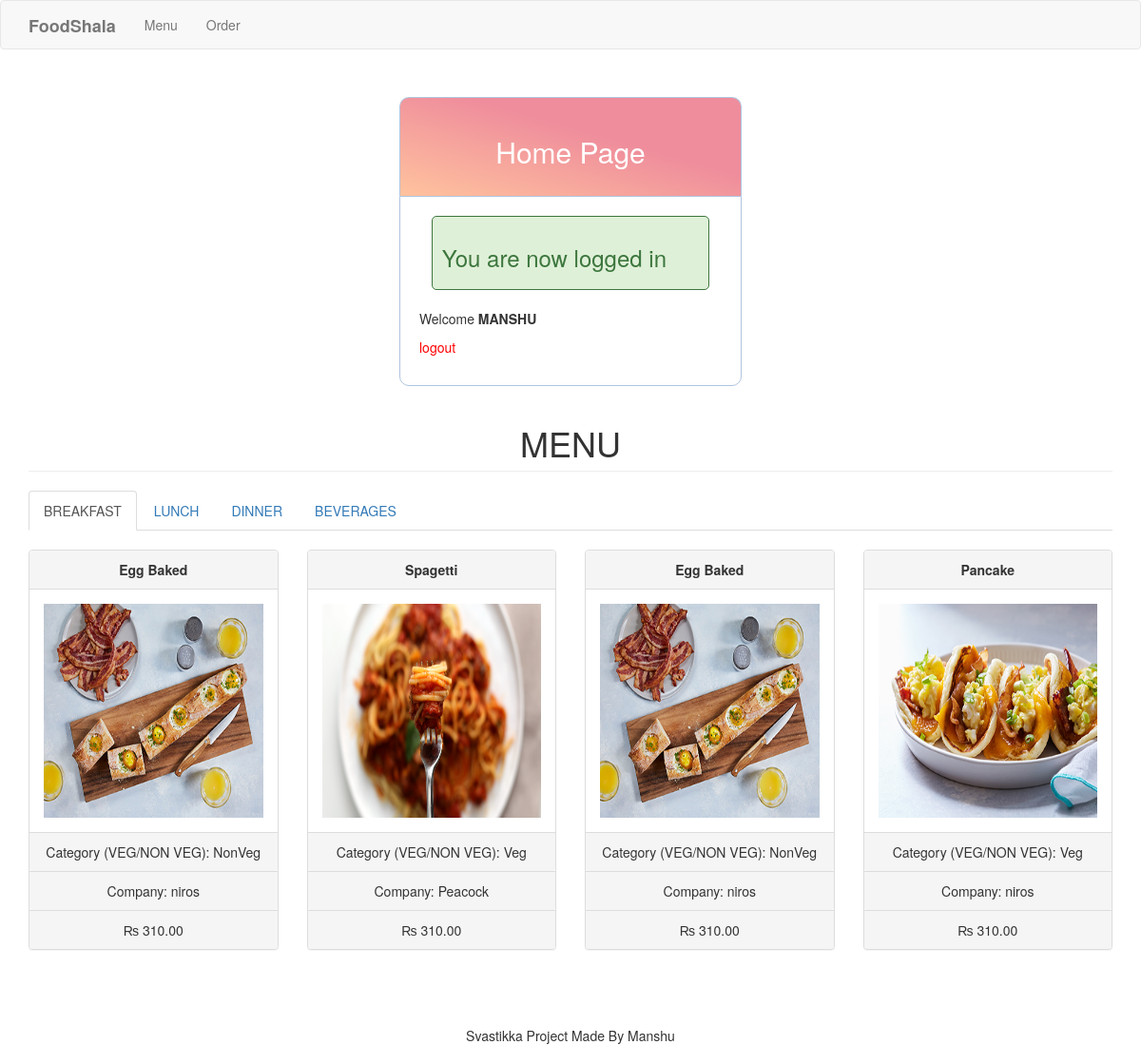
The page /user/index.php (signed in) on the database its author committed.
### tables this page shows
CREATE TABLE `category` (
  `categoryid` int(11) NOT NULL,
  `catname` varchar(30) NOT NULL
);

CREATE TABLE `product` (
  `productid` int(11) NOT NULL,
  `categoryid` int(1) NOT NULL,
  `productname` varchar(30) NOT NULL,
  `price` double NOT NULL,
  `photo` varchar(150) NOT NULL,
  `company` varchar(100) NOT NULL,
  `ptype` varchar(100) NOT NULL
);

### user/index.php (the view, shortened to what this page needs)
<!DOCTYPE html>
<?php include('../header.php'); ?>
<body>
<?php include('navbar.php'); ?>
<div class="container">
	<h1 class="page-header text-center">MENU</h1>
	<ul class="nav nav-tabs">
		<?php
			$sql="select * from category order by categoryid asc limit 1";
			$fquery=$conn->query($sql);
			$frow=$fquery->fetch_array();
			?>
				<li class="active"><a data-toggle="tab" href="#<?php echo $frow['catname'] ?>"><?php echo $frow['catname'] ?></a></li>
			<?php
			$sql="select * from category order by categoryid asc";
			$nquery=$conn->query($sql);
			$num=$nquery->num_rows-1;
			$sql="select * from category order by categoryid asc limit 1, $num";
			$query=$conn->query($sql);
			while($row=$query->fetch_array()){
				?>
				<li><a data-toggle="tab" href="#<?php echo $row['catname'] ?>"><?php echo $row['catname'] ?></a></li>
				<?php
			}
		?>
	</ul>
	<div class="tab-content">
		<?php
			$sql="select * from category order by categoryid asc limit 1";
			$fquery=$conn->query($sql);
			$ftrow=$fquery->fetch_array();
			?>
				<div id="<?php echo $ftrow['catname']; ?>" class="tab-pane fade in active" style="margin-top:20px;">
					<?php
						$sql="select * from product where categoryid='".$ftrow['categoryid']."'";
						$pfquery=$conn->query($sql);
						$inc=4;
						while($pfrow=$pfquery->fetch_array()){
							$inc = ($inc == 4) ? 1 : $inc+1;
							if($inc == 1) echo "<div class='row'>";
							?>
								<div class="col-md-3">
									<div class="panel panel-default">
										<div class="panel-heading text-center">
											<b><?php echo $pfrow['productname']; ?></b>
										</div>
										<div class="panel-body">
											<img src="<?php if(empty($pfrow['photo'])){echo "../upload/noimage.jpg";} else{echo $pfrow['photo'];} ?>" height="225px;" width="100%">
										</div>
										<div class="panel-footer text-center">
											Category (VEG/NON VEG):  <?php echo $pfrow['ptype']; ?>
										</div>
                                                                                <div class="panel-footer text-center">
											Company:  <?php echo $pfrow['company']; ?>
										</div>
										<div class="panel-footer text-center">
											&#x20A8; <?php echo number_format($pfrow['price'], 2); ?>
										</div>
									</div>
								</div>
							<?php
							if($inc == 4) echo "</div>";
						}
					?>
		    	</div>
	</div>
</div>
</body>
<footer><center>Svastikka Project Made By Manshu </center></footer>
</html>

### header.php (shortened to what this page needs)
<!DOCTYPE html>
<html>
<head>
        <link rel="stylesheet" type="text/css" href="../style.css">
	<link rel="stylesheet" href="https://maxcdn.bootstrapcdn.com/bootstrap/3.3.7/css/bootstrap.min.css">
</head>

### user/navbar.php (shortened to what this page needs)
<nav class="navbar navbar-default">
  <div class="container">
    <div class="navbar-header">
      <a class="navbar-brand" href="index.php"><b>FoodShala</b></a>
    </div>
    <div class="collapse navbar-collapse" id="bs-example-navbar-collapse-1">
      <ul class="nav navbar-nav">
        <li><a href="index.php">Menu</a></li>
        <li><a href="order.php">Order</a></li>
      </ul>
    </div>
  </div>
</nav>
<div class="header">
	<h2>Home Page</h2>
</div>
 <div class="user-content">
  	<?php if (isset($_SESSION['success'])) : ?>
      <div class="error success" >
      	<h3>
          <?php
          	echo $_SESSION['success'];
          ?>
      	</h3>
      </div>
  	<?php endif ?>
    <?php  if (isset($_SESSION['username'])) : ?>
    	<p>Welcome <strong><?php echo $_SESSION['username']; ?></strong></p>
    	<p> <a href="index.php?logout='1'" style="color: red;">logout</a> </p>
    <?php endif ?>
</div>

### style.css (style rules this page uses)
.header { width: 30%; margin: 50px auto 0px; color: white; background: linear-gradient(to bottom left, #EF8D9C 40%, #FFC39E 100%); text-align: center; border: 1px solid #B0C4DE; border-bottom: none; border-radius: 10px 10px 0px 0px; padding: 20px; }
.user-form, .user-content { width: 30%; margin: 0px auto; padding: 20px; border: 1px solid #B0C4DE; background: white; border-radius: 0px 0px 10px 10px; }
.error { width: 92%; margin: 0px auto; padding: 10px; border: 1px solid #a94442; color: #a94442; background: #f2dede; border-radius: 5px; text-align: left; }
.success { color: #3c763d; background: #dff0d8; border: 1px solid #3c763d; margin-bottom: 20px; }

### rows shown on the page
category: catname "BREAKFAST"
category: catname "LUNCH"
category: catname "DINNER"
category: catname "BEVERAGES"
product: productname "Egg Baked", photo (picture), ptype "NonVeg", company "niros", price "310.00"
product: productname "Spagetti", photo (picture), ptype "Veg", company "Peacock", price "310.00"
product: productname "Egg Baked", photo (picture), ptype "NonVeg", company "niros", price "310.00"
product: productname "Pancake", photo (picture), ptype "Veg", company "niros", price "310.00"

### other values the page prints
$_SESSION['success'] "You are now logged in"
$_SESSION['username'] "MANSHU"
